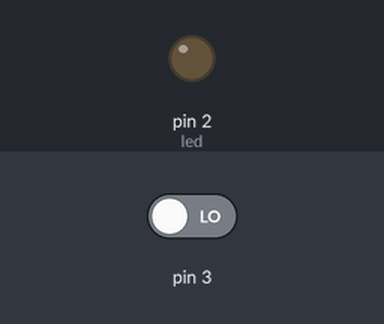
The sketch below on a simulated Arduino Uno, built with avr-gcc and run on an emulated ATmega328P. On the bench: output pins drawn as LEDs (lit = HIGH). The test bench sets the inputs (shaded band); at power-on: pin 3 LOW.

Above: at 1.2 s.
1.3 s: pin 3 driven HIGH
At 2.5 s:
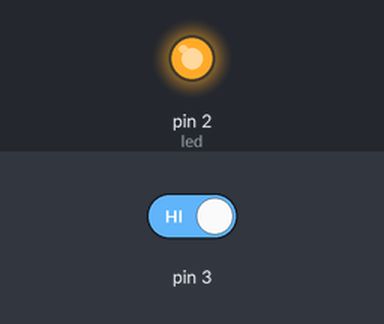
2.8 s: pin 3 driven LOW
At 3.6 s:
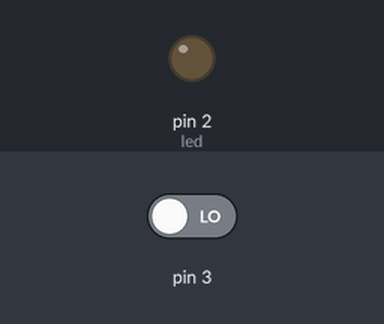
Timing chart, 0 to 5.8 s (numbered marks = the images above; inputs shaded):
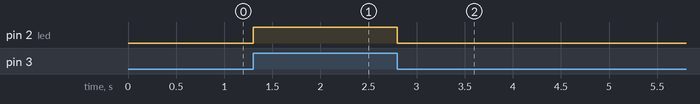

Measured:
- after the input at 1.3 s, pin 2 (led): LOW → HIGH at once
- after the input at 2.8 s, pin 2 (led): HIGH → LOW at once

The sketch:

NOT.ino
```cpp
int led = 2;

void setup() {

  pinMode(led, OUTPUT);

}

void loop() {

  if(digitalRead(3)){

      digitalWrite(led, HIGH);

  } else {

      digitalWrite(led, LOW);

  }

}
```
